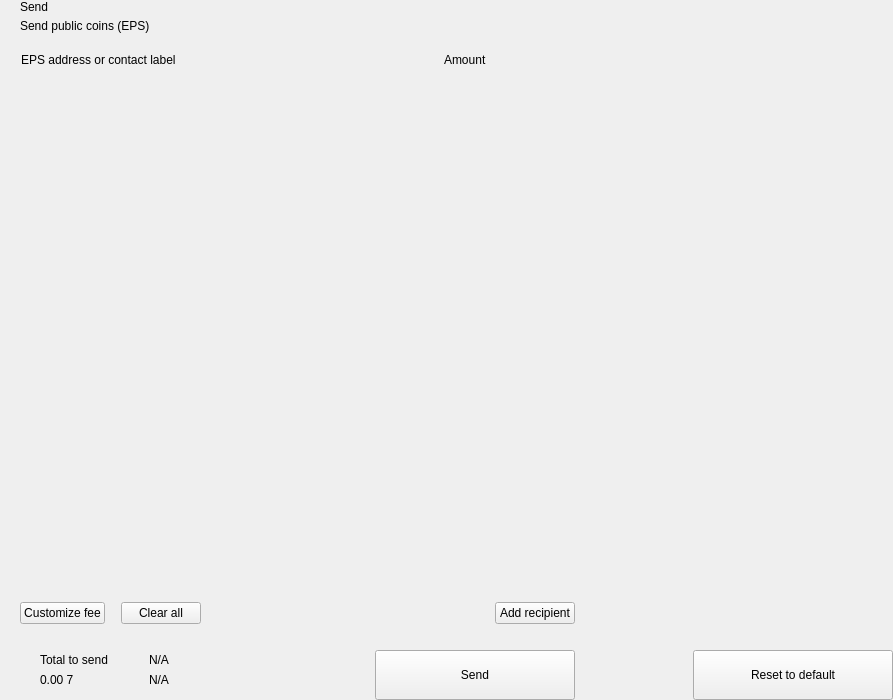
<?xml version="1.0" encoding="UTF-8"?>
<ui version="4.0">
 <class>send</class>
 <widget class="QWidget" name="send">
  <property name="geometry">
   <rect>
    <x>0</x>
    <y>0</y>
    <width>893</width>
    <height>700</height>
   </rect>
  </property>
  <property name="windowTitle">
   <string>Form</string>
  </property>
  <layout class="QHBoxLayout" name="horizontalLayout_2" stretch="2,1">
   <property name="spacing">
    <number>0</number>
   </property>
   <property name="leftMargin">
    <number>0</number>
   </property>
   <property name="topMargin">
    <number>0</number>
   </property>
   <property name="rightMargin">
    <number>0</number>
   </property>
   <property name="bottomMargin">
    <number>0</number>
   </property>
   <item>
    <widget class="QWidget" name="left" native="true">
     <layout class="QVBoxLayout" name="verticalLayout_3">
      <property name="spacing">
       <number>0</number>
      </property>
      <property name="leftMargin">
       <number>0</number>
      </property>
      <property name="topMargin">
       <number>0</number>
      </property>
      <property name="rightMargin">
       <number>0</number>
      </property>
      <property name="bottomMargin">
       <number>0</number>
      </property>
      <item>
       <layout class="QVBoxLayout" name="verticalLayout_22" stretch="0,0,0,1,0,0,0,0">
        <property name="spacing">
         <number>0</number>
        </property>
        <item>
         <layout class="QHBoxLayout" name="horizontalLayout_3">
          <property name="spacing">
           <number>0</number>
          </property>
          <property name="leftMargin">
           <number>20</number>
          </property>
          <property name="rightMargin">
           <number>20</number>
          </property>
          <item>
           <layout class="QVBoxLayout" name="verticalLayout">
            <property name="spacing">
             <number>5</number>
            </property>
            <item>
             <widget class="QLabel" name="labelTitle">
              <property name="text">
               <string>Send</string>
              </property>
              <property name="alignment">
               <set>Qt::AlignLeading|Qt::AlignLeft|Qt::AlignVCenter</set>
              </property>
             </widget>
            </item>
            <item>
             <widget class="QLabel" name="labelSubtitle1">
              <property name="text">
               <string>Send public coins (EPS)</string>
              </property>
             </widget>
            </item>
           </layout>
          </item>
          <item>
           <spacer name="horizontalSpacer">
            <property name="orientation">
             <enum>Qt::Horizontal</enum>
            </property>
            <property name="sizeHint" stdset="0">
             <size>
              <width>40</width>
              <height>20</height>
             </size>
            </property>
           </spacer>
          </item>
         </layout>
        </item>
        <item>
         <spacer name="verticalSpacer_2">
          <property name="orientation">
           <enum>Qt::Vertical</enum>
          </property>
          <property name="sizeType">
           <enum>QSizePolicy::Fixed</enum>
          </property>
          <property name="sizeHint" stdset="0">
           <size>
            <width>20</width>
            <height>20</height>
           </size>
          </property>
         </spacer>
        </item>
        <item>
         <layout class="QHBoxLayout" name="horizontalLayout" stretch="6,0,2">
          <property name="spacing">
           <number>0</number>
          </property>
          <property name="leftMargin">
           <number>10</number>
          </property>
          <property name="topMargin">
           <number>0</number>
          </property>
          <property name="rightMargin">
           <number>20</number>
          </property>
          <property name="bottomMargin">
           <number>0</number>
          </property>
          <item>
           <widget class="QLabel" name="labelSubtitleAddress">
            <property name="styleSheet">
             <string notr="true">margin-left:8px;</string>
            </property>
            <property name="text">
             <string>EPS address or contact label</string>
            </property>
           </widget>
          </item>
          <item>
           <spacer name="horizontalSpacer_3">
            <property name="orientation">
             <enum>Qt::Horizontal</enum>
            </property>
            <property name="sizeType">
             <enum>QSizePolicy::Fixed</enum>
            </property>
            <property name="sizeHint" stdset="0">
             <size>
              <width>40</width>
              <height>1</height>
             </size>
            </property>
           </spacer>
          </item>
          <item>
           <widget class="QLabel" name="labelSubtitleAmount">
            <property name="text">
             <string>Amount</string>
            </property>
           </widget>
          </item>
         </layout>
        </item>
        <item>
         <widget class="QScrollArea" name="scrollArea">
          <property name="minimumSize">
           <size>
            <width>0</width>
            <height>350</height>
           </size>
          </property>
          <property name="styleSheet">
           <string notr="true">#scrollArea {
            background:transparent;
            margin-top:10px;
}</string>
          </property>
          <property name="horizontalScrollBarPolicy">
           <enum>Qt::ScrollBarAlwaysOff</enum>
          </property>
          <property name="sizeAdjustPolicy">
           <enum>QAbstractScrollArea::AdjustIgnored</enum>
          </property>
          <property name="widgetResizable">
           <bool>true</bool>
          </property>
          <property name="alignment">
           <set>Qt::AlignLeading|Qt::AlignLeft|Qt::AlignTop</set>
          </property>
          <widget class="QWidget" name="scrollAreaWidgetContents">
           <property name="geometry">
            <rect>
             <x>0</x>
             <y>0</y>
             <width>591</width>
             <height>16</height>
            </rect>
           </property>
           <property name="sizePolicy">
            <sizepolicy hsizetype="Preferred" vsizetype="Maximum">
             <horstretch>0</horstretch>
             <verstretch>0</verstretch>
            </sizepolicy>
           </property>
           <property name="autoFillBackground">
            <bool>false</bool>
           </property>
           <property name="styleSheet">
            <string notr="true">#scrollAreaWidgetContents {
             background:transparent;
             }</string>
           </property>
           <layout class="QVBoxLayout" name="verticalLayout_7">
            <property name="spacing">
             <number>0</number>
            </property>
            <property name="sizeConstraint">
             <enum>QLayout::SetDefaultConstraint</enum>
            </property>
            <property name="leftMargin">
             <number>0</number>
            </property>
            <property name="topMargin">
             <number>0</number>
            </property>
            <property name="rightMargin">
             <number>0</number>
            </property>
            <property name="bottomMargin">
             <number>0</number>
            </property>
           </layout>
          </widget>
         </widget>
        </item>
        <item>
         <spacer name="verticalSpacer_4">
          <property name="orientation">
           <enum>Qt::Vertical</enum>
          </property>
          <property name="sizeType">
           <enum>QSizePolicy::Fixed</enum>
          </property>
          <property name="sizeHint" stdset="0">
           <size>
            <width>20</width>
            <height>20</height>
           </size>
          </property>
         </spacer>
        </item>
        <item>
         <layout class="QHBoxLayout" name="horizontalLayout_20">
          <property name="spacing">
           <number>6</number>
          </property>
          <property name="leftMargin">
           <number>20</number>
          </property>
          <property name="rightMargin">
           <number>20</number>
          </property>
          <item>
           <widget class="QPushButton" name="pushButtonFee">
            <property name="focusPolicy">
             <enum>Qt::NoFocus</enum>
            </property>
            <property name="text">
             <string>Customize fee</string>
            </property>
           </widget>
          </item>
          <item>
           <spacer name="horizontalSpacer_11">
            <property name="orientation">
             <enum>Qt::Horizontal</enum>
            </property>
            <property name="sizeType">
             <enum>QSizePolicy::Minimum</enum>
            </property>
            <property name="sizeHint" stdset="0">
             <size>
              <width>10</width>
              <height>20</height>
             </size>
            </property>
           </spacer>
          </item>
          <item>
           <widget class="QPushButton" name="pushButtonClear">
            <property name="focusPolicy">
             <enum>Qt::NoFocus</enum>
            </property>
            <property name="layoutDirection">
             <enum>Qt::RightToLeft</enum>
            </property>
            <property name="text">
             <string>Clear all</string>
            </property>
           </widget>
          </item>
          <item>
           <spacer name="horizontalSpacer_2">
            <property name="orientation">
             <enum>Qt::Horizontal</enum>
            </property>
            <property name="sizeHint" stdset="0">
             <size>
              <width>40</width>
              <height>20</height>
             </size>
            </property>
           </spacer>
          </item>
          <item>
           <widget class="QPushButton" name="pushButtonAddRecipient">
            <property name="focusPolicy">
             <enum>Qt::NoFocus</enum>
            </property>
            <property name="text">
             <string>Add recipient</string>
            </property>
           </widget>
          </item>
         </layout>
        </item>
        <item>
         <spacer name="verticalSpacer">
          <property name="orientation">
           <enum>Qt::Vertical</enum>
          </property>
          <property name="sizeType">
           <enum>QSizePolicy::Fixed</enum>
          </property>
          <property name="sizeHint" stdset="0">
           <size>
            <width>20</width>
            <height>16</height>
           </size>
          </property>
         </spacer>
        </item>
        <item>
         <layout class="QHBoxLayout" name="horizontalLayout_7">
          <property name="rightMargin">
           <number>20</number>
          </property>
          <item>
           <layout class="QHBoxLayout" name="horizontalLayout_10">
            <property name="spacing">
             <number>0</number>
            </property>
            <property name="leftMargin">
             <number>8</number>
            </property>
            <item>
             <widget class="QStackedWidget" name="stackedWidget">
              <property name="minimumSize">
               <size>
                <width>0</width>
                <height>60</height>
               </size>
              </property>
              <property name="maximumSize">
               <size>
                <width>16777215</width>
                <height>60</height>
               </size>
              </property>
              <widget class="QWidget" name="page1">
               <layout class="QVBoxLayout" name="verticalLayout_71" stretch="0">
                <property name="spacing">
                 <number>6</number>
                </property>
                <property name="leftMargin">
                 <number>12</number>
                </property>
                <property name="topMargin">
                 <number>0</number>
                </property>
                <property name="rightMargin">
                 <number>0</number>
                </property>
                <property name="bottomMargin">
                 <number>0</number>
                </property>
                <item>
                 <widget class="QWidget" name="coinWidget" native="true">
                  <property name="minimumSize">
                   <size>
                    <width>0</width>
                    <height>60</height>
                   </size>
                  </property>
                  <property name="maximumSize">
                   <size>
                    <width>16777215</width>
                    <height>60</height>
                   </size>
                  </property>
                  <layout class="QHBoxLayout" name="horizontalLayout_9">
                   <property name="spacing">
                    <number>0</number>
                   </property>
                   <property name="leftMargin">
                    <number>20</number>
                   </property>
                   <property name="topMargin">
                    <number>10</number>
                   </property>
                   <property name="rightMargin">
                    <number>20</number>
                   </property>
                   <property name="bottomMargin">
                    <number>10</number>
                   </property>
                   <item>
                    <layout class="QVBoxLayout" name="verticalSend">
                     <property name="spacing">
                      <number>0</number>
                     </property>
                     <item>
                      <widget class="QLabel" name="labelTitleTotalSend">
                       <property name="text">
                        <string>Total to send</string>
                       </property>
                      </widget>
                     </item>
                     <item>
                      <widget class="QLabel" name="labelAmountSend">
                       <property name="text">
                        <string notr="true">0.00 7</string>
                       </property>
                      </widget>
                     </item>
                    </layout>
                   </item>
                   <item>
                    <spacer name="horizontalSpacer_9">
                     <property name="orientation">
                      <enum>Qt::Horizontal</enum>
                     </property>
                     <property name="sizeType">
                      <enum>QSizePolicy::Fixed</enum>
                     </property>
                     <property name="sizeHint" stdset="0">
                      <size>
                       <width>20</width>
                       <height>20</height>
                      </size>
                     </property>
                    </spacer>
                   </item>
                   <item>
                    <widget class="QLabel" name="labelLine">
                     <property name="minimumSize">
                      <size>
                       <width>1</width>
                       <height>0</height>
                      </size>
                     </property>
                     <property name="maximumSize">
                      <size>
                       <width>1</width>
                       <height>16777215</height>
                      </size>
                     </property>
                     <property name="text">
                      <string/>
                     </property>
                    </widget>
                   </item>
                   <item>
                    <spacer name="horizontalSpacer_10">
                     <property name="orientation">
                      <enum>Qt::Horizontal</enum>
                     </property>
                     <property name="sizeType">
                      <enum>QSizePolicy::Fixed</enum>
                     </property>
                     <property name="sizeHint" stdset="0">
                      <size>
                       <width>20</width>
                       <height>20</height>
                      </size>
                     </property>
                    </spacer>
                   </item>
                   <item>
                    <layout class="QVBoxLayout" name="verticalRemaining">
                     <property name="spacing">
                      <number>0</number>
                     </property>
                     <item>
                      <widget class="QLabel" name="labelTitleTotalRemaining">
                       <property name="text">
                        <string notr="true">N/A</string>
                       </property>
                      </widget>
                     </item>
                     <item>
                      <widget class="QLabel" name="labelAmountRemaining">
                       <property name="text">
                        <string notr="true">N/A</string>
                       </property>
                      </widget>
                     </item>
                    </layout>
                   </item>
                  </layout>
                 </widget>
                </item>
               </layout>
              </widget>
              <widget class="QWidget" name="page_2"/>
             </widget>
            </item>
           </layout>
          </item>
          <item>
           <spacer name="horizontalSpacer_5">
            <property name="orientation">
             <enum>Qt::Horizontal</enum>
            </property>
            <property name="sizeType">
             <enum>QSizePolicy::Expanding</enum>
            </property>
            <property name="sizeHint" stdset="0">
             <size>
              <width>40</width>
              <height>20</height>
             </size>
            </property>
           </spacer>
          </item>
          <item alignment="Qt::AlignBottom">
           <widget class="QPushButton" name="pushButtonSave">
            <property name="minimumSize">
             <size>
              <width>200</width>
              <height>50</height>
             </size>
            </property>
            <property name="maximumSize">
             <size>
              <width>200</width>
              <height>50</height>
             </size>
            </property>
            <property name="focusPolicy">
             <enum>Qt::NoFocus</enum>
            </property>
            <property name="text">
             <string>Send</string>
            </property>
           </widget>
          </item>
         </layout>
        </item>
       </layout>
      </item>
     </layout>
    </widget>
   </item>
   <item>
    <widget class="QWidget" name="right" native="true">
     <layout class="QVBoxLayout" name="verticalLayout_5">
      <property name="leftMargin">
       <number>0</number>
      </property>
      <property name="topMargin">
       <number>0</number>
      </property>
      <property name="rightMargin">
       <number>0</number>
      </property>
      <property name="bottomMargin">
       <number>0</number>
      </property>
      <item>
       <layout class="QVBoxLayout" name="verticalLayout_4">
        <property name="spacing">
         <number>6</number>
        </property>
        <item>
         <widget class="OptionButton" name="btnCoinControl" native="true">
          <property name="minimumSize">
           <size>
            <width>0</width>
            <height>50</height>
           </size>
          </property>
         </widget>
        </item>
        <item>
         <widget class="OptionButton" name="btnChangeAddress" native="true">
          <property name="minimumSize">
           <size>
            <width>0</width>
            <height>50</height>
           </size>
          </property>
         </widget>
        </item>
        <item>
         <widget class="OptionButton" name="btnUri" native="true">
          <property name="minimumSize">
           <size>
            <width>0</width>
            <height>50</height>
           </size>
          </property>
         </widget>
        </item>
        <item>
         <spacer name="verticalSpacer_5">
          <property name="orientation">
           <enum>Qt::Vertical</enum>
          </property>
          <property name="sizeHint" stdset="0">
           <size>
            <width>20</width>
            <height>40</height>
           </size>
          </property>
         </spacer>
        </item>
        <item>
         <layout class="QHBoxLayout" name="horizontalLayout_8">
          <item>
           <spacer name="horizontalSpacer_7">
            <property name="orientation">
             <enum>Qt::Horizontal</enum>
            </property>
            <property name="sizeHint" stdset="0">
             <size>
              <width>40</width>
              <height>20</height>
             </size>
            </property>
           </spacer>
          </item>
          <item>
           <widget class="QPushButton" name="pushButtonReset">
            <property name="minimumSize">
             <size>
              <width>200</width>
              <height>50</height>
             </size>
            </property>
            <property name="maximumSize">
             <size>
              <width>200</width>
              <height>50</height>
             </size>
            </property>
            <property name="focusPolicy">
             <enum>Qt::NoFocus</enum>
            </property>
            <property name="text">
             <string>Reset to default</string>
            </property>
           </widget>
          </item>
         </layout>
        </item>
       </layout>
      </item>
     </layout>
    </widget>
   </item>
  </layout>
 </widget>
 <customwidgets>
  <customwidget>
   <class>OptionButton</class>
   <extends>QWidget</extends>
   <header>qt/pivx/optionbutton.h</header>
   <container>1</container>
  </customwidget>
 </customwidgets>
 <resources/>
 <connections/>
</ui>
